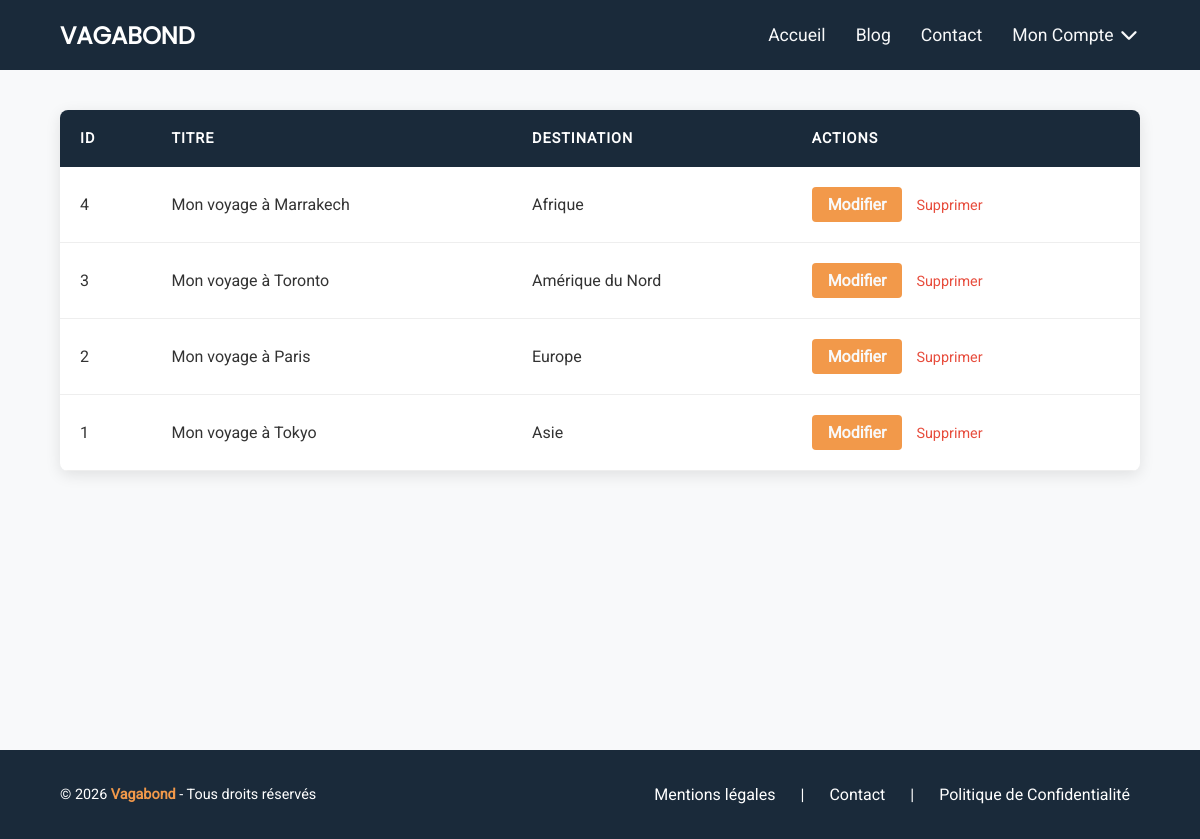
Page /index.php?action=articleManagement (signed in) on the committed database.
### tables this page shows
CREATE TABLE `recits` (
  `id_recit` int NOT NULL,
  `titre` varchar(50) NOT NULL,
  `ville` varchar(100) DEFAULT NULL,
  `contenu` text NOT NULL,
  `image` varchar(50) DEFAULT NULL,
  `id_destination` int NOT NULL,
  `id_utilisateur` int NOT NULL,
  `date_creation` datetime DEFAULT CURRENT_TIMESTAMP
);

CREATE TABLE `destinations` (
  `id_destination` int NOT NULL,
  `nom_destination` varchar(50) NOT NULL
);

### app/controller/article.php (called while the page is built, shortened)
<?php
require_once RACINE . '/app/model/article.php';
function articleManagement(): void
{
    global $db, $title;
    $articles = getAllArticles($db);
    require_once RACINE . '/app/view/admin/article_list.php';
}

### index.php (called while the page is built, shortened)
<?php
require RACINE . '/app/controller/router.php';
$action = $_GET["action"] ?? "default";
handleRequest($action);
$content = ob_get_clean();
require RACINE . '/app/view/layout.php';

### app/model/article.php (called while the page is built, shortened)
<?php
function getAllArticles(PDO $db, ?int $id_dest = null): array
{
    try {
        $sql = "SELECT r.*, d.nom_destination
                FROM recits r
                JOIN destinations d ON r.id_destination = d.id_destination";
        $sql .= " ORDER BY r.date_creation DESC";
        $query = $db->prepare($sql);
        $id_dest !== null ? $query->execute([$id_dest]) : $query->execute();
        return $query->fetchAll(PDO::FETCH_ASSOC);
    } catch (PDOException $e) {
        error_log("Erreur getAllArticles : " . $e->getMessage());
        return [];
    }
}

### app/view/admin/article_list.php (the view, shortened to what this page needs)
<div class="admin-view-container">
    <?php if (isset($articles)): ?>
        <table class="table-admin-article">
            <thead>
                <tr>
                    <th>ID</th>
                    <th>Titre</th>
                    <th>Destination</th>
                    <th>Actions</th>
                </tr>
            </thead>
            <tbody>
                <?php foreach ($articles as $article): ?>
                    <tr>
                        <td><?= $article['id_recit'] ?></td>
                        <td><?= htmlspecialchars($article['titre']) ?></td>
                        <td><?= htmlspecialchars($article['nom_destination']) ?></td>
                        <td>
                            <a href="index.php?action=articleEdit&id=<?= $article['id_recit'] ?>" class="btn btn-update">Modifier</a>
                            <a href="index.php?action=articleDelete&id=<?= $article['id_recit'] ?>" class="btnDelete">
                                Supprimer
                            </a>
                        </td>
                    </tr>
                <?php endforeach;  ?>
            </tbody>
        </table>
    <?php else: ?>
        <p>Aucune donnée à afficher.</p>
    <?php endif; ?>
</div>

### app/controller/router.php (shortened to what this page needs)
<?php
function handleRequest(string $action = "default"): void
{
    switch ($action) {
        case 'articleManagement':
            require RACINE . "/app/controller/article.php";
            articleManagement();
            break;
    }
}

### app/view/partials/head.php (shortened to what this page needs)
<!DOCTYPE html>
<html lang="fr">
<head>
    <link rel="stylesheet" href="https://cdnjs.cloudflare.com/ajax/libs/font-awesome/7.0.1/css/all.min.css" />
    <link rel="stylesheet" href="./public/style/style.css">
</head>

### app/view/layout.php
<?php
require RACINE . '/app/view/partials/head.php';
?>
<body>
    <?php
    require RACINE . '/app/view/partials/header.php';
    ?>
    <main role="main">
        <?php
        echo $content;
        ?>
    </main>
    <?php
    require RACINE . "/app/view/partials/footer.php";
    ?>
</body>
</html>

### app/view/partials/header.php (shortened to what this page needs)
<header class="header" role="banner">
    <div class="menuIconeLogo">
        <a href="index.php?action=default">VAGABOND</a>
    </div>
    <nav class="navMenu">
        <ul>
            <li><a href="index.php?action=default">Accueil</a></li>
            <li><a href="index.php?action=blog">Blog</a></li>
            <li><a href="index.php?action=contact">Contact</a></li>
            <?php if (isset($_SESSION['user_id'])): ?>
                <li class="menuConnection">
                    <a href="#" class="menuOpen">
                        Mon Compte <i class="fa-solid fa-chevron-down"></i>
                    </a>
                </li>
            <?php else: ?>
                <li><a href="index.php?action=login">Se&nbsp;connecter</a></li>
            <?php endif; ?>
        </ul>
    </nav>
</header>

### app/view/partials/footer.php (shortened to what this page needs)
<footer class="footer-container" role="contentinfo">
    <div class="footer-content">
        <div class="footer-info">
            <p>&copy; 2026 <strong>Vagabond</strong> - Tous droits réservés</p>
        </div>
        <nav class="footer-link" aria-label="Liens secondaires">
            <a href="index.php?action=legal_Notice" class="footer-link-nav">Mentions légales</a>
            <span class="border">|</span>
            <a href="index.php?action=contact" class="footer-link-nav">Contact</a>
             <span class="border">|</span>
            <a href="index.php?action=privacy" class="footer-link-nav">Politique de Confidentialité</a>
        </nav>
    </div>
</footer>

### public/style/style.css (style rules this page uses)
* { margin: 0; padding: 0; box-sizing: border-box; list-style: none; text-decoration: none; }
body { font-family: "Roboto", sans-serif; background-color: #F8F9FA; }
.header { background-color: #1A2A3A; height: 70px; display: flex; align-items: center; padding: 0 5%; }
.header .menuIconeLogo { width: 100%; display: flex; justify-content: space-between; align-items: center; }
.header .menuIconeLogo a { color: #fff; font-size: 1.5rem; font-weight: bold; text-transform: uppercase; font-family: "Poppins", sans-serif; }
.header .navMenu { position: absolute; top: 65px; right: 30px; width: 50%; background-color: #F8F9FA; display: none; padding: 20px 0; box-shadow: 0 10px 15px rgba(0, 0, 0, 0.1); z-index: 1000; }
.header .navMenu ul { display: flex; flex-direction: column; align-items: center; }
.header .navMenu ul li { margin: 15px 0; width: 100%; text-align: center; }
.header .navMenu ul li a { color: #1A2A3A; font-size: 1.1rem; }
@media (min-width: 992px) { .header { justify-content: space-between; } }
@media (min-width: 992px) { .header .menuIconeLogo { width: auto; } }
@media (min-width: 992px) { .header .navMenu { position: static; display: block; width: auto; background-color: transparent; box-shadow: none; } }
@media (min-width: 992px) { .header .navMenu ul { flex-direction: row; gap: 30px; } }
@media (min-width: 992px) { .header .navMenu ul li { width: auto; } }
@media (min-width: 992px) { .header .navMenu ul li a { color: #F8F9FA; } }
.footer-container { background-color: #1A2A3A; color: #fff; padding: 30px 0; width: 100%; margin-top: auto; }
.footer-container .footer-content { padding: 0 5%; display: flex; flex-direction: column; align-items: center; text-align: center; gap: 20px; }
.footer-container .footer-content p { margin: 0; font-size: 0.9rem; font-weight: 300; }
.footer-container .footer-content p strong { color: #F2994A; }
.footer-container .footer-content .footer-link { display: flex; flex-wrap: wrap; justify-content: center; align-items: center; gap: 8px; }
.footer-container .footer-content .footer-link .border { display: none; }
.footer-container .footer-content .footer-link .footer-link-nav { color: #fff; text-decoration: none; padding: 5px 10px; transition: color 0.3s ease; }
@media (min-width: 768px) { .footer-container .footer-content { flex-direction: row; justify-content: space-between; text-align: left; max-width: 1200px; margin: 0 auto; } }
@media (min-width: 768px) { .footer-container .footer-content .footer-link { gap: 15px; } }
@media (min-width: 768px) { .footer-container .footer-content .footer-link .border { display: inline; } }
.admin-view-container { width: 100%; padding: 40px 5%; margin: 0 auto; }
.table-admin-article { width: 100%; border-collapse: collapse; background: #fff; border-radius: 8px; overflow: hidden; box-shadow: 0 4px 15px rgba(0, 0, 0, 0.1); margin-bottom: 30px; }
.table-admin-article thead { background-color: #1A2A3A; color: #fff; }
.table-admin-article thead th { padding: 15px; text-align: left; text-transform: uppercase; font-size: 0.9rem; letter-spacing: 1px; }
.table-admin-article tbody td { padding: 15px; border-bottom: 1px solid #eee; color: #333; }
.table-admin-article tbody td .btn-update { background-color: #F2994A; color: #F8F9FA; padding: 6px 12px; border-radius: 4px; text-decoration: none; font-weight: bold; margin-right: 10px; display: inline-block; transition: 0.3s; }
.table-admin-article tbody td .btnDelete { color: #e74c3c; text-decoration: none; font-size: 0.9rem; }
@media (min-width: 768px) { .admin-view-container { padding: 60px 5%; min-height: 85vh; } }
@media (min-width: 768px) { .table-admin-article thead th, .table-admin-article tbody td { padding: 20px; } }
@media (min-width: 768px) { .table-admin-article tbody td .btn-update { padding: 8px 16px; } }
.admin-view-container { padding: 40px 5%; }

### rows in the picture
recits: id_recit "4", titre "Mon voyage à Marrakech", id_destination.nom_destination "Afrique"
recits: id_recit "3", titre "Mon voyage à Toronto", id_destination.nom_destination "Amérique du Nord"
recits: id_recit "2", titre "Mon voyage à Paris", id_destination.nom_destination "Europe"
recits: id_recit "1", titre "Mon voyage à Tokyo", id_destination.nom_destination "Asie"
